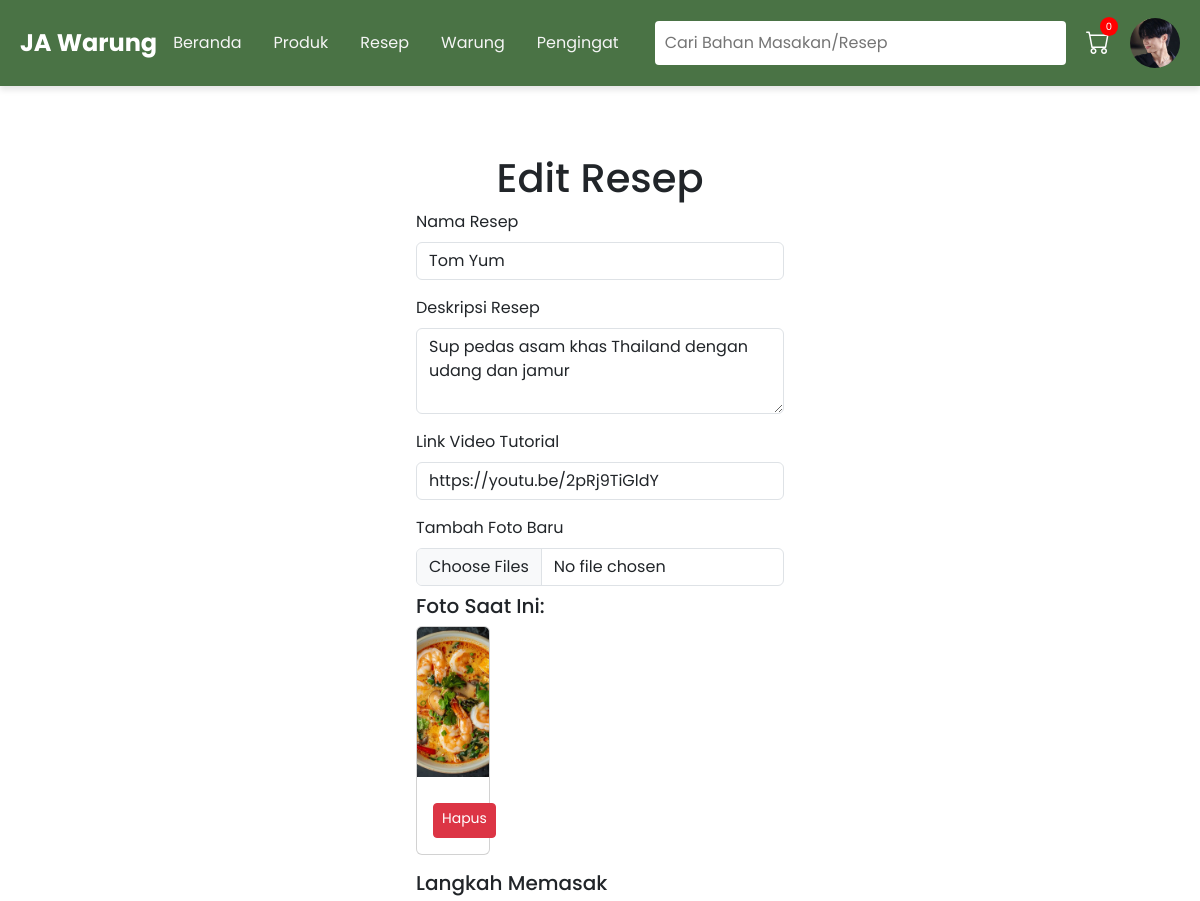
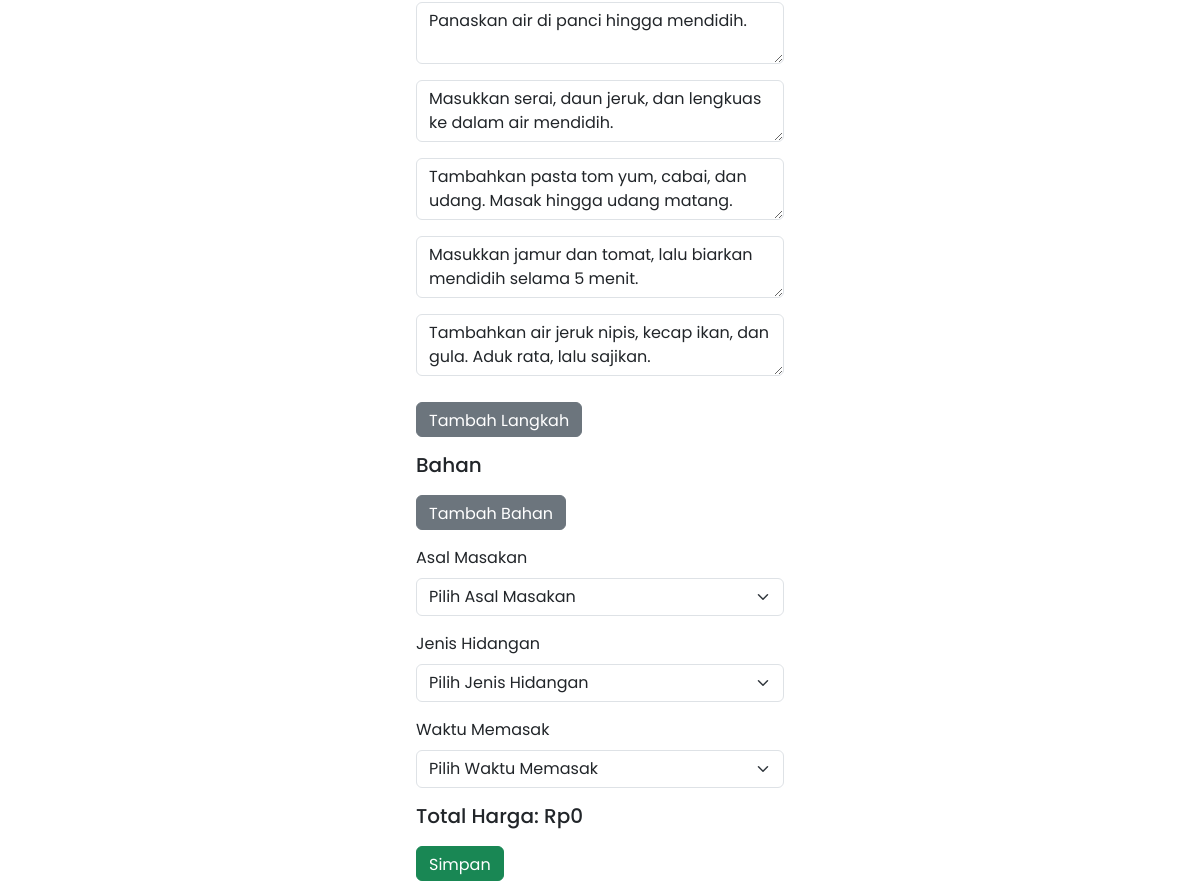
/admin/edit_resep.php?ResepID=8 (signed in), run on the app's committed database (2 pictures, top to bottom).
### tables this page shows
CREATE TABLE `users` (
  `UserID` int(11) NOT NULL,
  `Username` varchar(100) NOT NULL,
  `Email` varchar(100) NOT NULL,
  `Password` varchar(255) NOT NULL,
  `Alamat` text DEFAULT NULL,
  `Kabupaten` varchar(50) DEFAULT NULL,
  `Kota` varchar(50) DEFAULT NULL,
  `Kecamatan` varchar(50) DEFAULT NULL,
  `KodePos` varchar(10) DEFAULT NULL,
  `NoTelepon` varchar(15) NOT NULL,
  `Role` enum('admin','pelanggan') NOT NULL,
  `ProfilePicture` text DEFAULT NULL
);

CREATE TABLE `resep` (
  `ResepID` int(11) NOT NULL,
  `NamaResep` varchar(100) NOT NULL,
  `DeskripsiResep` text DEFAULT NULL,
  `LinkVideoTutorial` text DEFAULT NULL,
  `TotalHarga` decimal(10,2) DEFAULT 0.00
);

CREATE TABLE `fotoresep` (
  `FotoID` int(11) NOT NULL,
  `ResepID` int(11) NOT NULL,
  `FotoPath` text NOT NULL
);

CREATE TABLE `langkahmemasak` (
  `LangkahID` int(11) NOT NULL,
  `ResepID` int(11) NOT NULL,
  `NomorLangkah` int(11) NOT NULL,
  `DeskripsiLangkah` text NOT NULL
);

### admin/edit_resep.php (the view, shortened to what this page needs)
<?php
include "../dbconfig.php";
include "../template/main_layout.php";
$resepID = (int)$_GET['ResepID'];
$queryResep = "SELECT * FROM resep WHERE ResepID = $resepID";
$resultResep = $conn->query($queryResep);
$resep = $resultResep->fetch_assoc();
$queryLangkah = "SELECT * FROM langkahMemasak WHERE ResepID = $resepID ORDER BY NomorLangkah ASC";
$resultLangkah = $conn->query($queryLangkah);
$queryFoto = "SELECT * FROM fotoResep WHERE ResepID = $resepID";
$resultFoto = $conn->query($queryFoto);
?>
<!DOCTYPE html>
<html lang="id">
<head>
    <link href="https://cdn.jsdelivr.net/npm/bootstrap@5.3.0-alpha1/dist/css/bootstrap.min.css" rel="stylesheet">
</head>
<body>
    <div class="container mt-4">
        <h1>Edit Resep</h1>
        <form method="POST" enctype="multipart/form-data">
    <div class="mb-3">
        <label for="NamaResep" class="form-label">Nama Resep</label>
        <input type="text" class="form-control" id="NamaResep" name="NamaResep"
               value="<?= htmlspecialchars($resep['NamaResep']) ?>" maxlength="100" required>
    </div>
    <div class="mb-3">
        <label for="DeskripsiResep" class="form-label">Deskripsi Resep</label>
        <textarea class="form-control" id="DeskripsiResep" name="DeskripsiResep" rows="3" maxlength="255" required><?= htmlspecialchars($resep['DeskripsiResep']) ?></textarea>
    </div>
    <div class="mb-3">
        <label for="LinkVideoTutorial" class="form-label">Link Video Tutorial</label>
        <input type="url" class="form-control" id="LinkVideoTutorial" name="LinkVideoTutorial"
               value="<?= htmlspecialchars($resep['LinkVideoTutorial']) ?>">
    </div>
    <div class="mb-3">
        <label for="FotoResep" class="form-label">Tambah Foto Baru</label>
        <input type="file" class="form-control" id="FotoResep" name="FotoResep[]" multiple>
        <div class="mt-2">
            <h5>Foto Saat Ini:</h5>
            <div class="row">
                <?php while ($foto = $resultFoto->fetch_assoc()): ?>
                    <div class="col-md-3">
                        <div class="card">
                            <img src="../uploads/foto_resep/<?= htmlspecialchars($foto['FotoPath']) ?>" class="card-img-top"
                                 alt="Foto Resep" style="height: 150px; object-fit: cover;">
                            <div class="card-body text-center">
                                <a href="deleteFotoResep.php?FotoID=<?= $foto['FotoID'] ?>&ResepID=<?= $resepID ?>"
                                   class="btn btn-danger btn-sm">Hapus</a>
                            </div>
                        </div>
                    </div>
                <?php endwhile; ?>
            </div>
        </div>
    </div>
    <h5>Langkah Memasak</h5>
    <div id="langkah-container">
        <?php while ($langkah = $resultLangkah->fetch_assoc()): ?>
            <div class="mb-3">
                <textarea class="form-control" name="langkahDeskripsi[<?= $langkah['LangkahID'] ?>]" rows="2" required><?= htmlspecialchars($langkah['DeskripsiLangkah']) ?></textarea>
            </div>
        <?php endwhile; ?>
    </div>
    <button type="button" id="add-step" class="btn btn-secondary mb-3">Tambah Langkah</button>
    <h5>Bahan</h5>
    <button type="button" id="add-bahan" class="btn btn-secondary mb-3">Tambah Bahan</button>
    <div class="mb-3">
        <label for="AsalMasakanID" class="form-label">Asal Masakan</label>
        <select class="form-select" id="AsalMasakanID" name="AsalMasakanID" required>
            <option value="">Pilih Asal Masakan</option>
        </select>
    </div>
    <div class="mb-3">
        <label for="JenisHidanganID" class="form-label">Jenis Hidangan</label>
        <select class="form-select" id="JenisHidanganID" name="JenisHidanganID" required>
            <option value="">Pilih Jenis Hidangan</option>
        </select>
    </div>
    <div class="mb-3">
        <label for="WaktuMemasakID" class="form-label">Waktu Memasak</label>
        <select class="form-select" id="WaktuMemasakID" name="WaktuMemasakID" required>
            <option value="">Pilih Waktu Memasak</option>
        </select>
    </div>
    <h5>Total Harga: Rp<span id="total-harga">0</span></h5>
    <button type="submit" class="btn btn-success">Simpan</button>
</form>
    </div>
</body>
</html>

### template/main_layout.php (shortened to what this page needs)
<?php
if (isset($_SESSION['valid'])) {
    $UserID = $_SESSION['UserID'];
    $query = "SELECT ProfilePicture FROM users WHERE UserID = '$UserID'";
    $result = mysqli_query($conn, $query);
    if ($result) {
        $row = mysqli_fetch_assoc($result);
        $profile_picture = $row['ProfilePicture'] ? $row['ProfilePicture'] : 'uploads/profile_pics/default.jpg';
    } else {
        $profile_picture = 'uploads/profile_pics/default.jpg';
    }
} else {
    $profile_picture = 'uploads/profile_pics/default.jpg';
}
?>
<!DOCTYPE html>
<html lang="en">
<head>
    <link rel="stylesheet" href="../style.css">
    <link rel="stylesheet" href="https://cdn.jsdelivr.net/npm/bootstrap-icons@1.11.3/font/bootstrap-icons.min.css">
</head>
<body>
    <header class="header">
        <div class="logo">JA <span>Warung</span></div>
        <nav class="navbar">
            <a href="beranda.php">Beranda</a>
            <a href="add_produk.php">Produk</a>
            <a href="add_resep.php">Resep</a>
            <a href="add_warung.php">Warung</a>
            <a href="add_pengingat">Pengingat</a>
        </nav>
        <input type="text" placeholder="Cari Bahan Masakan/Resep" class="search-bar">
        <div class="cart cart-badge">
            <i class="bi bi-cart"></i>
        </div>
        <div class="profile-section">
            <a href="profil.php" class="profile-link">
                <img src="<?php echo $profile_picture; ?>" alt="Profil" class="profile-image">
            </a>
        </div>
    </header>
</body>
</html>

### style.css (style rules this page uses)
* { margin: 0; padding: 0; box-sizing: border-box; font-family: 'Poppins', sans-serif; }
body { background-color: #f5f5f5; color: #333; padding-top: 130px; }
.header { display: flex; align-items: center; justify-content: space-between; padding: 15px 20px; background-color: #4a7345; color: white; position: fixed; top: 0; width: 100%; z-index: 1000; box-shadow: 0 4px 6px rgba(0, 0, 0, 0.1); }
.logo { font-size: 24px; font-weight: bold; }
.search-bar { flex: 1; margin: 0 20px; padding: 10px; border: none; border-radius: 4px; }
.navbar { display: flex; justify-content: space-around; color: #f5f5f5; padding: 10px 0; }
.navbar a { text-decoration: none; color: #f5f5f5; padding: 8px 16px; }
.container, .box, .form-box, .main-box { display: flex; flex-direction: column; }
.container { align-items: center; justify-content: center; min-height: 90vh; }
.btn { height: 35px; background: #4a7345; border: 0; border-radius: 5px; color: #fff; font-size: 15px; cursor: pointer; transition: all .3s; margin-top: 10px; padding: 0px 10px; }
.cart { display: flex; align-items: center; justify-content: center; margin-right: 20px; }
.cart i { font-size: 24px; color: white; cursor: pointer; transition: transform 0.3s ease; }
.cart-badge { position: relative; }
.cart-badge::after { content: '0'; position: absolute; top: -8px; right: -8px; background-color: red; color: white; border-radius: 50%; padding: 2px 6px; font-size: 10px; }
.profile-section { margin-left: auto; }
.profile-image { width: 50px; height: 50px; border-radius: 50%; object-fit: cover; }

### data on the page
users: ProfilePicture (picture)
resep: NamaResep "Tom Yum", DeskripsiResep "Sup pedas asam khas Thailand dengan udang dan jamur", LinkVideoTutorial "https://youtu.be/2pRj9TiGldY"
fotoresep: FotoPath (picture)
langkahmemasak: LangkahID+DeskripsiLangkah "Panaskan air di panci hingga mendidih."
langkahmemasak: LangkahID+DeskripsiLangkah "Masukkan serai, daun jeruk, dan lengkuas ke dalam air mendidih."
langkahmemasak: LangkahID+DeskripsiLangkah "Tambahkan pasta tom yum, cabai, dan udang. Masak hingga udang matang."
langkahmemasak: LangkahID+DeskripsiLangkah "Masukkan jamur dan tomat, lalu biarkan mendidih selama 5 menit."
langkahmemasak: LangkahID+DeskripsiLangkah "Tambahkan air jeruk nipis, kecap ikan, dan gula. Aduk rata, lalu sajikan."
